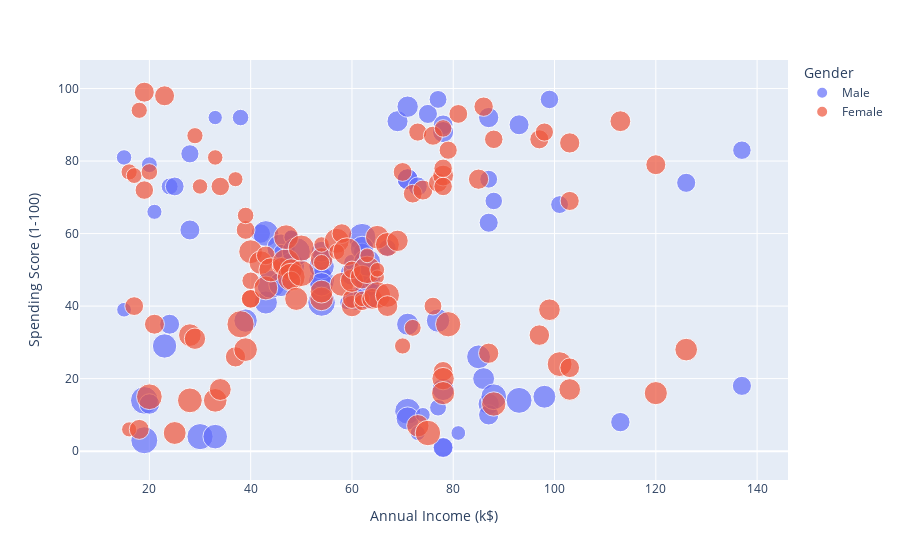

The notebook cell this image was saved under:
### Code cell
fig = px.scatter(df, x="Annual Income (k$)", y="Spending Score (1-100)", color="Gender",
                 size='Age', hover_data=['Gender'])
fig.show()

### Figure 1 — Plotly figure (JSON) as saved in the notebook; plotly's stock layout.template omitted (floating-point values rounded to 4 significant figures)
{"data": [{"customdata": [["Male"], ["Male"], ["Male"], ["Male"], ["Male"], ["Male"], ["Male"], ["Male"], ["Male"], ["Male"], ["Male"], ["Male"], ["Male"], ["Male"], ["Male"], ["Male"], ["Male"], ["Male"], ["Male"], ["Male"], ["Male"], ["Male"], ["Male"], ["Male"], ["Male"], ["Male"], ["Male"], ["Male"], ["Male"], ["Male"], ["Male"], ["Male"], ["Male"], ["Male"], ["Male"], ["Male"], ["Male"], ["Male"], ["Male"], ["Male"], ["Male"], ["Male"], ["Male"], ["Male"], ["Male"], ["Male"], ["Male"], ["Male"], ["Male"], ["Male"], ["Male"], ["Male"], ["Male"], ["Male"], ["Male"], ["Male"], ["Male"], ["Male"], ["Male"], ["Male"], ["Male"], ["Male"], ["Male"], ["Male"], ["Male"], ["Male"], ["Male"], ["Male"], ["Male"], ["Male"], ["Male"], ["Male"], ["Male"], ["Male"], ["Male"], ["Male"], ["Male"], ["Male"], ["Male"], ["Male"], ["Male"], ["Male"], ["Male"], ["Male"], ["Male"], ["Male"], ["Male"], ["Male"]], "hovertemplate": "Gender=%{customdata[0]}<br>Annual Income (k$)=%{x}<br>Spending Score (1-100)=%{y}<br>Age=%{marker.size}<extra></extra>", "legendgroup": "Male", "marker": {"color": "#636efa", "size": [19, 21, 64, 67, 37, 22, 20, 52, 35, 25, 31, 29, 35, 60, 53, 18, 24, 48, 33, 59, 47, 69, 53, 70, 19, 63, 18, 19, 70, 59, 26, 40, 57, 38, 67, 48, 18, 48, 24, 48, 20, 67, 26, 49, 54, 68, 66, 65, 19, 27, 39, 43, 40, 59, 38, 47, 39, 20, 32, 19, 32, 25, 28, 48, 34, 43, 39, 37, 34, 19, 50, 42, 32, 40, 28, 36, 36, 58, 27, 59, 35, 46, 30, 28, 33, 32, 32, 30], "sizemode": "area", "sizeref": 0.175, "symbol": "circle"}, "mode": "markers", "name": "Male", "orientation": "v", "showlegend": true, "type": "scatter", "x": [15, 15, 19, 19, 20, 20, 21, 23, 24, 24, 25, 28, 28, 30, 33, 33, 38, 39, 42, 43, 43, 44, 46, 46, 46, 48, 48, 48, 49, 54, 54, 54, 54, 54, 54, 54, 59, 60, 60, 61, 61, 62, 62, 62, 63, 63, 63, 63, 64, 67, 69, 71, 71, 71, 71, 71, 71, 73, 73, 74, 75, 77, 77, 77, 78, 78, 78, 78, 78, 81, 85, 86, 87, 87, 87, 87, 87, 88, 88, 93, 93, 98, 99, 101, 113, 126, 137, 137], "xaxis": "x", "y": [39, 81, 3, 14, 13, 79, 66, 29, 35, 73, 73, 82, 61, 4, 4, 92, 92, 36, 60, 60, 41, 46, 46, 56, 55, 51, 59, 59, 55, 47, 54, 48, 51, 55, 41, 46, 41, 49, 52, 42, 49, 59, 55, 56, 46, 43, 48, 52, 46, 56, 91, 35, 95, 11, 75, 9, 75, 5, 73, 10, 93, 12, 97, 36, 90, 17, 88, 1, 1, 5, 26, 20, 63, 13, 75, 10, 92, 15, 69, 14, 90, 15, 97, 68, 8, 74, 18, 83], "yaxis": "y"}, {"customdata": [["Female"], ["Female"], ["Female"], ["Female"], ["Female"], ["Female"], ["Female"], ["Female"], ["Female"], ["Female"], ["Female"], ["Female"], ["Female"], ["Female"], ["Female"], ["Female"], ["Female"], ["Female"], ["Female"], ["Female"], ["Female"], ["Female"], ["Female"], ["Female"], ["Female"], ["Female"], ["Female"], ["Female"], ["Female"], ["Female"], ["Female"], ["Female"], ["Female"], ["Female"], ["Female"], ["Female"], ["Female"], ["Female"], ["Female"], ["Female"], ["Female"], ["Female"], ["Female"], ["Female"], ["Female"], ["Female"], ["Female"], ["Female"], ["Female"], ["Female"], ["Female"], ["Female"], ["Female"], ["Female"], ["Female"], ["Female"], ["Female"], ["Female"], ["Female"], ["Female"], ["Female"], ["Female"], ["Female"], ["Female"], ["Female"], ["Female"], ["Female"], ["Female"], ["Female"], ["Female"], ["Female"], ["Female"], ["Female"], ["Female"], ["Female"], ["Female"], ["Female"], ["Female"], ["Female"], ["Female"], ["Female"], ["Female"], ["Female"], ["Female"], ["Female"], ["Female"], ["Female"], ["Female"], ["Female"], ["Female"], ["Female"], ["Female"], ["Female"], ["Female"], ["Female"], ["Female"], ["Female"], ["Female"], ["Female"], ["Female"], ["Female"], ["Female"], ["Female"], ["Female"], ["Female"], ["Female"], ["Female"], ["Female"], ["Female"], ["Female"], ["Female"], ["Female"]], "hovertemplate": "Gender=%{customdata[0]}<br>Annual Income (k$)=%{x}<br>Spending Score (1-100)=%{y}<br>Age=%{marker.size}<extra></extra>", "legendgroup": "Female", "marker": {"color": "#EF553B", "size": [20, 23, 31, 22, 35, 23, 30, 35, 58, 24, 35, 35, 46, 54, 45, 40, 23, 21, 49, 21, 42, 30, 36, 20, 65, 31, 49, 24, 50, 27, 29, 31, 49, 31, 50, 51, 27, 67, 54, 43, 68, 32, 47, 60, 60, 45, 23, 49, 46, 21, 55, 22, 34, 50, 68, 40, 32, 47, 27, 23, 49, 21, 66, 19, 38, 18, 19, 63, 49, 51, 50, 38, 40, 23, 31, 25, 31, 29, 44, 35, 57, 28, 32, 32, 34, 44, 38, 47, 27, 30, 30, 56, 29, 31, 36, 33, 36, 52, 30, 37, 32, 29, 41, 54, 41, 36, 34, 32, 38, 47, 35, 45], "sizemode": "area", "sizeref": 0.175, "symbol": "circle"}, "mode": "markers", "name": "Female", "orientation": "v", "showlegend": true, "type": "scatter", "x": [16, 16, 17, 17, 18, 18, 19, 19, 20, 20, 21, 23, 25, 28, 28, 29, 29, 30, 33, 33, 34, 34, 37, 37, 38, 39, 39, 39, 40, 40, 40, 40, 42, 43, 43, 44, 46, 47, 47, 48, 48, 48, 49, 50, 50, 54, 54, 54, 54, 54, 57, 57, 58, 58, 59, 60, 60, 60, 60, 62, 62, 62, 63, 63, 64, 65, 65, 65, 65, 67, 67, 67, 69, 70, 70, 72, 72, 73, 73, 74, 75, 76, 76, 77, 78, 78, 78, 78, 78, 78, 78, 79, 79, 81, 85, 86, 87, 88, 88, 97, 97, 98, 99, 101, 103, 103, 103, 103, 113, 120, 120, 126], "xaxis": "x", "y": [6, 77, 40, 76, 6, 94, 72, 99, 15, 77, 35, 98, 5, 14, 32, 31, 87, 73, 14, 81, 17, 73, 26, 75, 35, 61, 28, 65, 55, 47, 42, 42, 52, 54, 45, 50, 51, 52, 59, 50, 48, 47, 42, 49, 56, 53, 52, 42, 44, 57, 58, 55, 60, 46, 55, 40, 42, 47, 50, 41, 48, 42, 50, 54, 42, 48, 50, 43, 59, 43, 57, 40, 58, 29, 77, 34, 71, 88, 7, 72, 5, 40, 87, 74, 22, 20, 76, 16, 89, 78, 73, 35, 83, 93, 75, 95, 27, 13, 86, 32, 86, 88, 39, 24, 17, 85, 23, 69, 91, 16, 79, 28], "yaxis": "y"}], "layout": {"legend": {"itemsizing": "constant", "title": {"text": "Gender"}, "tracegroupgap": 0}, "margin": {"t": 60}, "xaxis": {"anchor": "y", "domain": [0, 1], "title": {"text": "Annual Income (k$)"}}, "yaxis": {"anchor": "x", "domain": [0, 1], "title": {"text": "Spending Score (1-100)"}}}}
